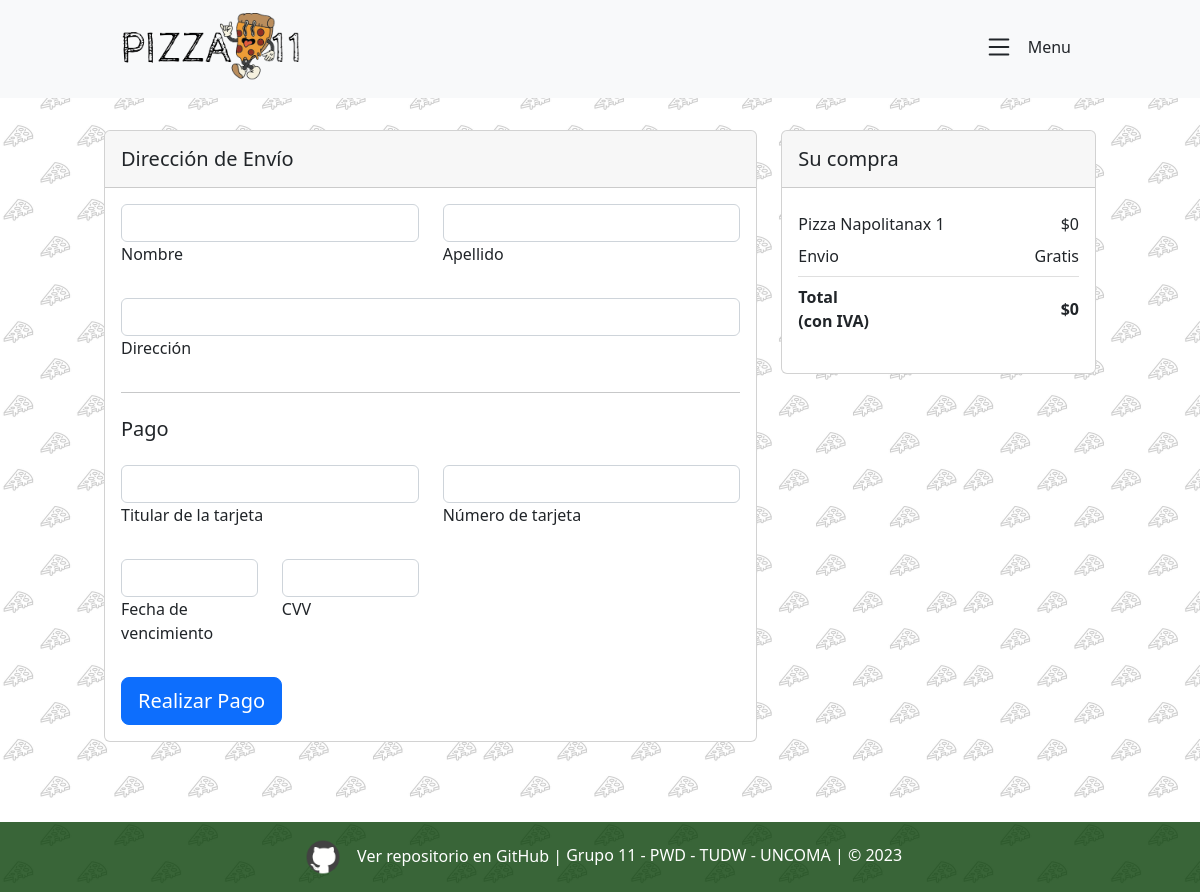
/Vista/pago/index.php (signed in), run on an earlier commit of the app's database.
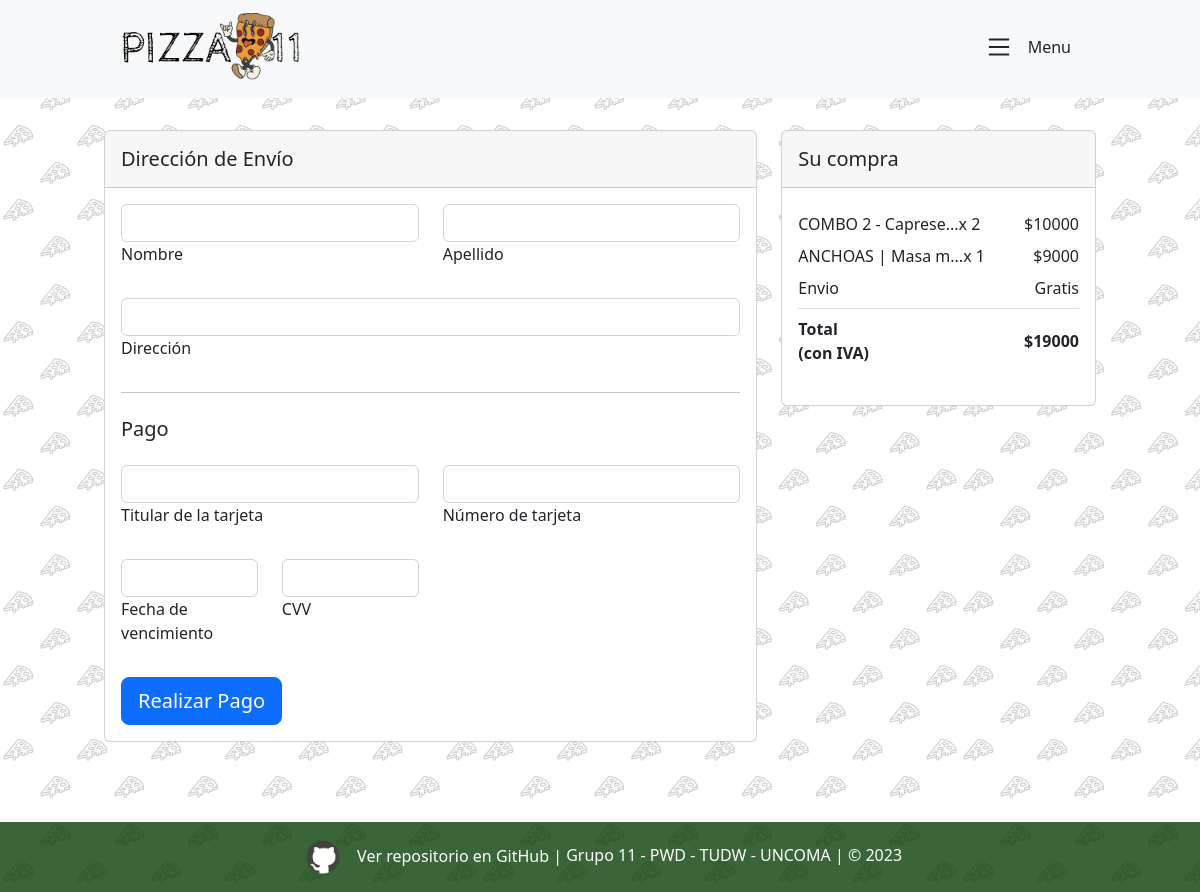
And on a later commit of the database.
### tables this page shows
CREATE TABLE `compraitem` (
  `idcompraitem` bigint(20) UNSIGNED NOT NULL,
  `idproducto` bigint(20) NOT NULL,
  `idcompra` bigint(20) NOT NULL,
  `cicantidad` int(11) NOT NULL
);

CREATE TABLE `producto` (
  `idproducto` bigint(20) NOT NULL,
  `pronombre` varchar(250) NOT NULL,
  `prodetalle` varchar(512) NOT NULL,
  `procantstock` int(11) NOT NULL
);

### Modelo/Conector/BaseDatos.php (called while the page is built, shortened)
<?php
class BaseDatos extends PDO {
  	private $conec;
  	private $indice;
  	private $resultado;
    public function __construct(){
        $this->indice =0;
        try {
           $this->conec=true;
        }catch (PDOException $e) {
            $this->sql = $e->getMessage();
            $this->conec=false;
        }
    }
    public function Iniciar(){
        return $this->getConec();
    }
    public function getConec(){
        return $this->conec;
    }
    public function setSQL($e){
        return "\n".$this->sql = $e;
    }
    private function setIndice ($valor){
        $this->indice = $valor;
    }
    private function getIndice (){
        return $this->indice;
    }
    private function setResultado($valor){
        $this->resultado = $valor;
    }
    private function getResultado(){
       return $this->resultado;
    }
    public function Ejecutar($sql){
        if (stristr($sql,"select")){
            $resp =  $this->EjecutarSelect($sql);
        }
        return $resp;
    }
    private function EjecutarSelect($sql){
        $cant = -1;
        $resultado=parent::query($sql);
        if(!$resultado){
            $this->analizarDebug();
        }else {
            $arregloResult = $resultado->fetchAll();
            $cant = count($arregloResult);
        }
        return $cant;
    }
    public function Registro() {
        $filaActual = false;
        $indiceActual = $this->getIndice();
        if ($indiceActual>=0) {
            $filas = $this->getResultado();
            if($indiceActual<count($filas)){
                $filaActual =  $filas[$indiceActual];
            }else {
                $this->setIndice(-1);
            }
        }
        return $filaActual;
    }
}

### Modelo/Compra.php (called while the page is built, shortened)
<?php
class Compra extends BaseDatos{
    public function buscar($id){
        $encontro = false;
        $consulta = "SELECT * FROM compra WHERE idcompra = '" . $id . "'";
        if($this->Iniciar()){
            if($this->Ejecutar($consulta)){
                if($fila = $this->Registro()){
                    $objUsuario = new Usuario();
                    $objUsuario->buscar($fila["idusuario"]);
                    $encontro = true;
                }
            }else{$this->setMensajeOperacion("compra->buscar: ".$this->getError());}
        }else{$this->setMensajeOperacion("compra->buscar: ".$this->getError());}
        return $encontro;
    }
}
?>

### Modelo/CompraItem.php (called while the page is built, shortened)
<?php
class CompraItem extends BaseDatos{
    private $objProducto;
    private $cantidad;
    public function __construct()
    {
        $this->objProducto = new Producto;
        $this->cantidad = null;
    }
    public function getObjProducto(){
        return $this->objProducto;
    }
    public function setObjProducto($objProducto){
        $this->objProducto = $objProducto;
    }
    public function getCantidad(){
        return $this->cantidad;
    }
    public function setCantidad($cantidad){
        $this->cantidad = $cantidad;
    }
    public function buscar($id){
        $encontro = false;
        $consulta = "SELECT * FROM compraitem WHERE idcompraitem = '" . $id . "'";
        if($this->Iniciar()){
            if($this->Ejecutar($consulta)){
                if($fila = $this->Registro()){
                    $objProducto = new Producto;
                    $objProducto->buscar($fila["idproducto"]);
                    $objCompra = new Compra();
                    $objCompra->buscar($fila["idcompra"]);
                    $encontro = true;
                }
            }else{$this->setMensajeOperacion("compraitem->buscar: ".$this->getError());}
        }else{$this->setMensajeOperacion("compraitem->buscar: ".$this->getError());}
        return $encontro;
    }
    public function listar($condicion = ""){
        $arreglo = null;
        $consulta = "SELECT * FROM compraitem";
        if($condicion != ""){
            $consulta .= " WHERE " . $condicion;
        }
        if($this->Iniciar()){
            if($this->Ejecutar($consulta)){
                $arreglo = [];
                while($fila = $this->Registro()){
                    $objCompraItem = new CompraItem();
                    $objCompraItem->buscar($fila["idcompraitem"]);
                    array_push($arreglo, $objCompraItem);
                }
            }else{$this->setMensajeOperacion("compraitem->listar: ".$this->getError());}
        }else{$this->setMensajeOperacion("compraitem->listar: ".$this->getError());}
        return $arreglo;
    }
}
?>

### Control/AbmCompra.php (called while the page is built, shortened)
<?php
class AbmCompra{
    public function buscarItems($param){
        $where = " true ";
        $claves = ["id", "idcompraitem", "idproducto"];
        $db = ["idcompra", "idcompraitem", "idproducto"];
        if ($param<>null){
            for($i = 0; $i < count($claves); $i++){
                if(isset($param[$claves[$i]])){
                    $where.= " and " . $db[$i] . " = '". $param[$claves[$i]]  ."'";
                }
            }
        }
        $obj = new CompraItem();
        $arreglo = $obj->listar($where);
        return $arreglo;
    }
}
?>

### Modelo/Usuario.php (called while the page is built, shortened)
<?php
class Usuario extends BaseDatos{
    public function buscar($id){
        $encontro = false;
        $consulta = "SELECT * FROM usuario WHERE idusuario = '" . $id . "'";
        if($this->Iniciar()){
            if($this->Ejecutar($consulta)){
                if($fila = $this->Registro()){
                    $encontro = true;
                }
            }else{$this->setMensajeOperacion("usuario->buscar: ".$this->getError());}
        }else{$this->setMensajeOperacion("usuario->buscar: ".$this->getError());}
        return $encontro;
    }
}
?>

### Modelo/Producto.php (called while the page is built, shortened)
<?php
class Producto extends BaseDatos{
    private $nombre;
    private $detalle;
    public function __construct()
    {
        $this->nombre = "";
        $this->detalle = "";
    }
    public function getNombre(){
        return $this->nombre;
    }
    public function setNombre($nombre){
        $this->nombre = $nombre;
    }
    public function getDetalle(){
        return $this->detalle;
    }
    public function setDetalle($detalle){
        $this->detalle = $detalle;
    }
    public function buscar($id){
        $encontro = false;
        $consulta = "SELECT * FROM producto WHERE idproducto = '" . $id . "'";
        if($this->Iniciar()){
            if($this->Ejecutar($consulta)){
                if($fila = $this->Registro()){
                    $encontro = true;
                }
            }else{$this->setMensajeOperacion("producto->buscar: ".$this->getError());}
        }else{$this->setMensajeOperacion("producto->buscar: ".$this->getError());}
        return $encontro;
    }
}
?>

### Vista/pago/index.php (the view, shortened to what the changed rows need)
<?php
include_once "../Estructura/headerSeguro.php";
$objControl = new AbmCompra();
$param["idusuario"] = $session->getUsuario()->getId();
$compras = $objControl->retornarCarrito($param);
$total = 0;
if(isset($compras)){
    $param["id"] = $compras->getId();
    $list = $objControl->buscarItems($param);
}
echo '<main class="col-12 my-3 mx-auto w-100 max">';
$combo =  "";
if (isset($list) && count($list) > 0) {
  foreach ($list as $elem) {
    $detalle = explode("///",$elem->getObjProducto()->getDetalle());
    $precio = $detalle[0] * $elem->getCantidad();
    $total += $precio;
    $combo .= '<li class="list-group-item d-flex justify-content-between align-items-center border-0 px-0 pb-0">
        ' .  mb_strimwidth($elem->getObjProducto()->getNombre(), 0, 20, "...") . 'x ' . $elem->getCantidad() . '
        <span>$'.$precio.'</span>
      </li>';
  }
  echo '
    <main class="col-12 my-3 mx-auto w-100 max">
      <div class="row">
        <div class="col-md-8 mb-4">
          <div class="card mb-4">
            <div class="card-header py-3">
              <h5 class="mb-0">Dirección de Envío</h5>
            </div>
            <div class="card-body">
              <form id="form-abm" method="POST" action="../pedidos/index.php">
                <input type="text" name="id" id="id" value="' . $list[0]->getObjCompra()->getId() . '" hidden>
                <div class="row mb-4">
                  <div class="col">
                    <div class="form-outline">
                      <input type="text" id="nombre" name="nombre" class="form-control" required />
                      <label class="form-label" for="nombre">Nombre</label>
                    </div>
                  </div>
                  <div class="col">
                    <div class="form-outline">
                      <input type="text" id="apellido" name="apellido" class="form-control" required />
                      <label class="form-label" for="apellido">Apellido</label>
                    </div>
                  </div>
                </div>
                <div class="form-outline mb-4">
                  <input type="text" id="direccion" name="direccion" class="form-control" required />
                  <label class="form-label" for="direccion">Dirección</label>
                </div>
                <hr class="my-4" />
                <h5 class="mb-4">Pago</h5>
                <div class="row mb-4">
                  <div class="col">
                    <div class="form-outline">
                      <input type="text" id="titular" name="titular" class="form-control" required />
                      <label class="form-label" for="titular">Titular de la tarjeta</label>
                    </div>
                  </div>
                  <div class="col">
                    <div class="form-outline">
                      <input type="text" id="numero" name="numero" class="form-control" maxlength="16"  required/>
                      <label class="form-label" for="numero" >Número de tarjeta</label>
                    </div>
                  </div>
                </div>
                <div class="row mb-4">
                  <div class="col-3">
                    <div class="form-outline">
                      <input type="text" id="vencimiento" name="vencimiento" class="form-control" required maxlength="5" />
                      <label class="form-label" for="vencimiento">Fecha de vencimiento</label>
                    </div>
                  </div>
                  <div class="col-3">
                    <div class="form-outline">
                      <input type="password" id="cvv" name="cvv" class="form-control" maxlength="4" />
                      <label class="form-label" for="cvv">CVV</label>
                    </div>
                  </div>
                </div>
                <button class="btn btn-primary btn-lg btn-block" type="submit" id="btn-submit">
                  Realizar Pago
                </button>
              </form>
            </div>
          </div>
        </div>
        <div class="col-md-4 mb-4">
          <div class="card mb-4">
            <div class="card-header py-3">
              <h5 class="mb-0">Su compra</h5>
            </div>
            <div class="card-body">
              <ul class="list-group list-group-flush">
                ' . $combo . '
                <li class="list-group-item d-flex justify-content-between align-items-center px-0">
                  Envio
                  <span>Gratis</span>
                </li>
                <li class="list-group-item d-flex justify-content-between align-items-center border-0 px-0 mb-3">
                  <div>
                    <strong>Total</strong>
                    <strong>
                      <p class="mb-0">(con IVA)</p>
                    </strong>
                  </div>
                  <span><strong>$'.$total.'</strong></span>
                </li>
              </ul>
            </div>
          </div>
        </div>
      </div>
    </main>
    ';
} else {
  echo mostrarError("No puede realizar un pago sin haber agregado productos a su carrito.<br>
  <a href='../home/index.php'>Ir al inicio</a>");
}
echo "</main>"
?>
<?php
include_once "../Estructura/footer.php";
?>

What changed in the data, as far as the page shows it:
no longer on one of the page's lists (row edited): compraitem: idproducto.pronombre "Pizza Napolitana", cicantidad "1", precio "0"
now on this page (row edited): producto: pronombre "COMBO 2 - Caprese...", $elem->getCantidad() "2", prodetalle.cicantidad "10000"
added compraitem: idproducto.pronombre "ANCHOAS | Masa m...", cicantidad "1", precio "9000"
Also different on the page:
$total: "0" → "19000"
